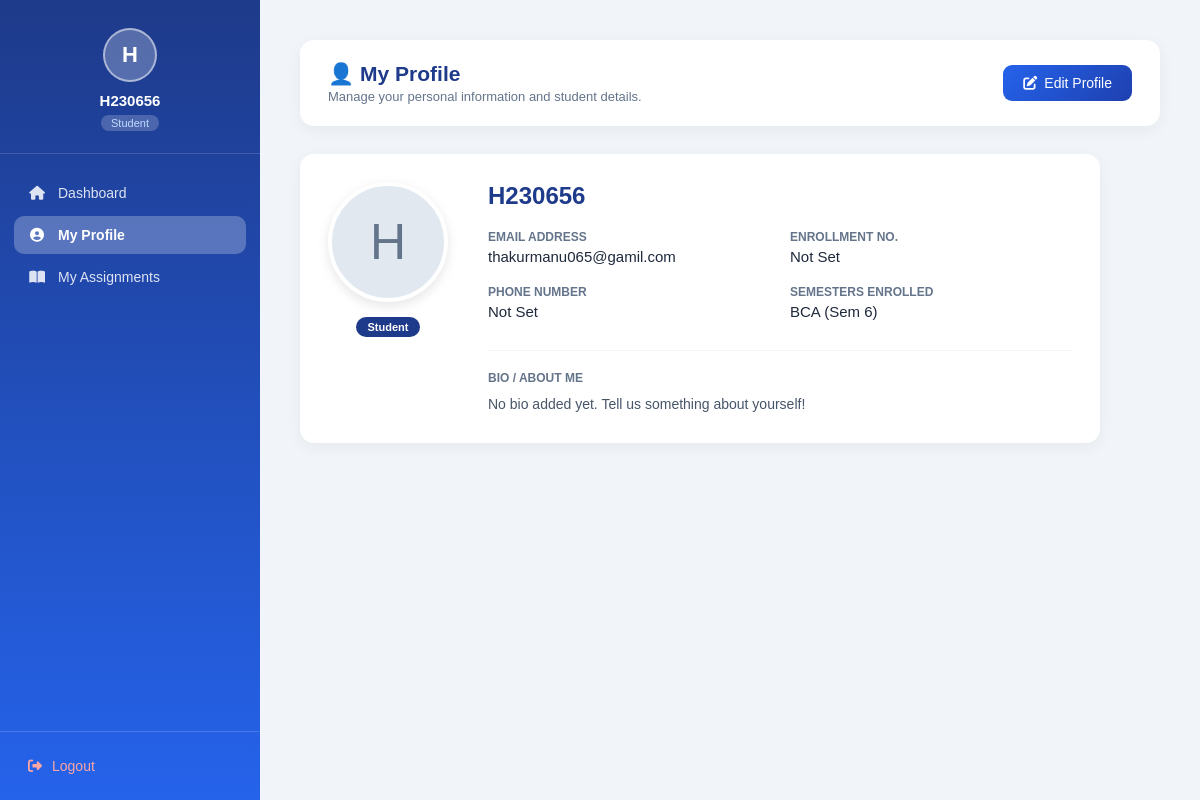
Page /student/profile/ (signed in) on the committed database.
### project/models.py (models this page shows, shortened)
class CustomUser(AbstractUser):
    ROLE_CHOICES = (
        ('admin', 'Admin'),
        ('teacher', 'Teacher'),
        ('student', 'Student'),
    )
    role = models.CharField(max_length=10, choices=ROLE_CHOICES)

class StudentProfile(models.Model):
    user = models.OneToOneField(settings.AUTH_USER_MODEL, on_delete=models.CASCADE)
    phone = models.CharField(max_length=15, blank=True)
    bio = models.TextField(blank=True)
    enrollment_id = models.CharField(max_length=50, unique=True, blank=True, null=True)
    course = models.ForeignKey(Course, on_delete=models.SET_NULL, null=True, blank=True)
    semester = models.ForeignKey(Semester, on_delete=models.SET_NULL, null=True, blank=True)
    section = models.CharField(max_length=10, blank=True, null=True)
    profile_pic = models.ImageField(upload_to='profile_pics/', blank=True, null=True)

class Semester(models.Model):
    course = models.ForeignKey(Course, on_delete=models.CASCADE, related_name='semesters')
    semester_number = models.IntegerField()
    students = models.ManyToManyField(
        settings.AUTH_USER_MODEL,
        related_name='enrolled_semesters',
        limit_choices_to={'role': 'student'},
        blank=True
    )

class Course(models.Model):
    name = models.CharField(max_length=100)
    total_semesters = models.IntegerField(default=1)

### project/views.py (the view)
# urls.py: path('student/profile/', views.student_profile, name='student_profile'),
@login_required
def student_profile(request):
    if request.user.role != 'student':
        return redirect('login')
    profile, created = StudentProfile.objects.get_or_create(user=request.user)
    return render(request, "student/profile.html", {'profile': profile})

### project/templates/student/profile.html (shortened to what this page needs)
<!DOCTYPE html>
<html lang="en">
<head>
</head>
<body>
    {% include 'includes/_student_sidebar.html' %}
    <div class="main">
        <div class="page-header">
            <div>
                <h1>👤 My Profile</h1>
                <p>Manage your personal information and student details.</p>
            </div>
            <a href="{% url 'edit_student_profile' %}" class="btn-primary"><i class="fas fa-edit"></i> Edit Profile</a>
        </div>
        <div class="card" style="max-width: 800px;">
            <div class="card-body">
                <div style="display: flex; gap: 40px; align-items: flex-start;">
                    <div style="flex-shrink: 0; text-align: center;">
                        {% if profile.profile_pic %}
                        <img src="{{ profile.profile_pic.url }}"
                            style="width: 120px; height: 120px; border-radius: 50%; object-fit: cover; margin-bottom: 15px; border: 4px solid #fff; box-shadow: 0 4px 12px rgba(0,0,0,0.1);">
                        {% else %}
                        <div
                            style="width: 120px; height: 120px; border-radius: 50%; background: #e2e8f0; display: flex; align-items: center; justify-content: center; font-size: 50px; color: #64748b; margin-bottom: 15px; border: 4px solid #fff; box-shadow: 0 4px 12px rgba(0,0,0,0.1);">
                            {{ request.user.username|first|upper }}
                        </div>
                        {% endif %}
                        <span
                            style="background: #1e3a8a; color: #fff; padding: 4px 12px; border-radius: 20px; font-size: 11px; font-weight: 600;">Student</span>
                    </div>
                    <div style="flex-grow: 1;">
                        <h2 style="color: #1e3a8a; margin-bottom: 20px;">{{ request.user.username }}</h2>
                        <div style="display: grid; grid-template-columns: 1fr 1fr; gap: 20px;">
                            <div>
                                <label
                                    style="display: block; font-size: 12px; color: #64748b; font-weight: 600; text-transform: uppercase;">Email
                                    Address</label>
                                <p style="font-size: 15px; color: #1e293b; margin-top: 4px;">{{ request.user.email }}
                                </p>
                            </div>
                            <div>
                                <label
                                    style="display: block; font-size: 12px; color: #64748b; font-weight: 600; text-transform: uppercase;">Enrollment
                                    No.</label>
                                <p style="font-size: 15px; color: #1e293b; margin-top: 4px;">
                                    {{ profile.enrollment_no|default:"Not Set" }}</p>
                            </div>
                            <div>
                                <label
                                    style="display: block; font-size: 12px; color: #64748b; font-weight: 600; text-transform: uppercase;">Phone
                                    Number</label>
                                <p style="font-size: 15px; color: #1e293b; margin-top: 4px;">
                                    {{ profile.phone|default:"Not Set" }}</p>
                            </div>
                            <div>
                                <label
                                    style="display: block; font-size: 12px; color: #64748b; font-weight: 600; text-transform: uppercase;">Semesters
                                    Enrolled</label>
                                <p style="font-size: 15px; color: #1e293b; margin-top: 4px;">
                                    {% for sem in request.user.enrolled_semesters.all %}
                                    {{ sem.course.name }} (Sem {{ sem.semester_number }})
                                    {% empty %}
                                    No semesters assigned.
                                    {% endfor %}
                                </p>
                            </div>
                        </div>
                        <div style="margin-top: 30px; padding-top: 20px; border-top: 1px solid #f1f5f9;">
                            <label
                                style="display: block; font-size: 12px; color: #64748b; font-weight: 600; text-transform: uppercase;">Bio
                                / About Me</label>
                            <p style="font-size: 14px; color: #475569; margin-top: 8px; line-height: 1.6;">
                                {{ profile.bio|default:"No bio added yet. Tell us something about yourself!" }}</p>
                        </div>
                    </div>
                </div>
            </div>
        </div>
    </div>
</body>
</html>

### project/templates/includes/_student_sidebar.html
<div class="sidebar">
    <div class="sidebar-brand">
        {% if request.user.studentprofile.profile_pic %}
        <img src="{{ request.user.studentprofile.profile_pic.url }}" class="brand-avatar" style="object-fit: cover;">
        {% else %}
        <div class="brand-avatar">{{ request.user.username|first|upper }}</div>
        {% endif %}
        <span class="brand-name">{{ request.user.username }}</span>
        <span class="brand-role">Student</span>
    </div>
    <nav class="sidebar-nav">
        <a href="{% url 'student_dashboard' %}"
            class="nav-item {% if request.resolver_match.url_name == 'student_dashboard' %}active{% endif %}">
            <i class="fas fa-home"></i> <span>Dashboard</span>
        </a>
        <a href="{% url 'student_profile' %}"
            class="nav-item {% if request.resolver_match.url_name == 'student_profile' %}active{% endif %}">
            <i class="fas fa-user-circle"></i> <span>My Profile</span>
        </a>
        <a href="{% url 'student_assignments' %}"
            class="nav-item {% if request.resolver_match.url_name == 'student_assignments' %}active{% endif %}">
            <i class="fas fa-book-open"></i> <span>My Assignments</span>
        </a>
    </nav>
    <div class="sidebar-footer">
        <a href="{% url 'logout' %}" class="logout-btn">
            <i class="fas fa-sign-out-alt"></i> Logout
        </a>
    </div>
</div>

### project/templates/includes/_shared_styles.html (style rules this page uses)
* { margin: 0; padding: 0; box-sizing: border-box; font-family: 'Poppins', sans-serif; }
body { display: flex; background: #f1f5f9; min-height: 100vh; }
.sidebar { width: 260px; min-height: 100vh; background: linear-gradient(180deg, #1e3a8a, #2563eb); padding: 0; color: white; position: fixed; top: 0; left: 0; display: flex; flex-direction: column; z-index: 100; }
.sidebar-brand { padding: 28px 20px 22px; border-bottom: 1px solid rgba(255, 255, 255, 0.15); display: flex; flex-direction: column; align-items: center; gap: 6px; }
.brand-avatar { width: 54px; height: 54px; border-radius: 50%; background: rgba(255, 255, 255, 0.25); display: flex; align-items: center; justify-content: center; font-size: 22px; font-weight: 700; border: 2px solid rgba(255, 255, 255, 0.5); margin-bottom: 4px; }
.brand-name { font-size: 15px; font-weight: 600; }
.brand-role { font-size: 11px; background: rgba(255, 255, 255, 0.2); padding: 2px 10px; border-radius: 20px; color: #bfdbfe; }
.sidebar-nav { flex: 1; padding: 20px 14px; display: flex; flex-direction: column; gap: 4px; }
.nav-item { color: rgba(255, 255, 255, 0.85); text-decoration: none; font-size: 14px; display: flex; align-items: center; gap: 12px; padding: 11px 14px; border-radius: 10px; transition: all 0.25s; }
.nav-item i { width: 18px; text-align: center; }
.nav-item.active { background: rgba(255, 255, 255, 0.25); color: white; font-weight: 600; }
.sidebar-footer { padding: 16px 14px; border-top: 1px solid rgba(255, 255, 255, 0.15); }
.logout-btn { display: flex; align-items: center; gap: 10px; color: #fca5a5; text-decoration: none; font-size: 14px; padding: 10px 14px; border-radius: 10px; transition: 0.25s; }
.main { margin-left: 260px; padding: 40px; flex: 1; width: calc(100% - 260px); }
.page-header { background: white; padding: 22px 28px; border-radius: 14px; box-shadow: 0 4px 15px rgba(0, 0, 0, 0.05); margin-bottom: 28px; display: flex; align-items: center; justify-content: space-between; }
.page-header h1 { color: #1e3a8a; font-weight: 600; font-size: 21px; }
.page-header p { color: #64748b; font-size: 13px; margin-top: 3px; }
.btn-primary { display: inline-flex; align-items: center; gap: 7px; padding: 10px 20px; background: linear-gradient(135deg, #2563eb, #1e40af); color: white; text-decoration: none; border-radius: 9px; font-size: 14px; font-weight: 500; border: none; cursor: pointer; transition: 0.3s; }
.card { background: white; border-radius: 14px; box-shadow: 0 4px 15px rgba(0, 0, 0, 0.05); overflow: hidden; }
.card-body { padding: 28px; }

### rows in the picture
CustomUser: user.username|first "H", user.username "H230656", user.email "thakurmanu065@gamil.com"
StudentProfile: phone "Not Set", bio "No bio added yet. Tell us something about yourself!"
Semester: course.name "BCA", semester_number "6"

### other values in the picture
{{ profile.enrollment_no|default:"Not Set" }} "Not Set"
